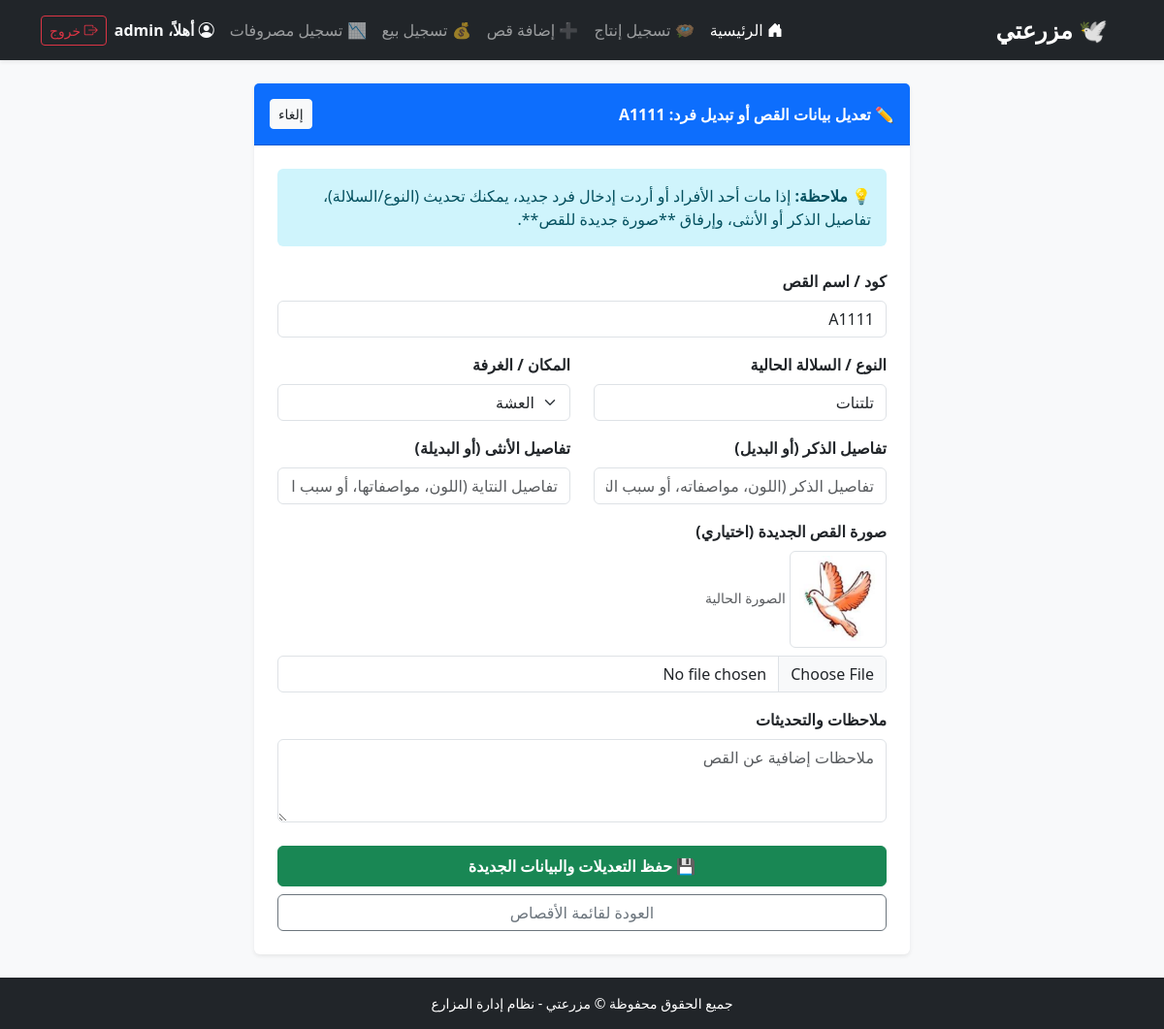
The app's page /hmamam/pairs/1/edit/ (signed in) with its own data.
### hmamam/models.py (models this page shows, shortened)
class PigeonPair(models.Model):
    user = models.ForeignKey(User, on_delete=models.CASCADE, verbose_name="صاحب المزرعة")
    loft_or_room = models.ForeignKey(LoftOrRoom, on_delete=models.CASCADE, verbose_name="مكان السكن")
    pair_code = models.CharField(max_length=50, verbose_name="الرقم التعريفي (رقم العين/الدبلة)")
    breed = models.CharField(max_length=50, verbose_name="السلالة/النوع")
    image = models.ImageField(upload_to='pigeons/', blank=True, null=True, verbose_name="صورة القص")
    created_at = models.DateField(auto_now_add=True,null=True, verbose_name="تاريخ التركيب")
    male_details = models.CharField(max_length=255, blank=True, null=True, verbose_name="تفاصيل الذكر")
    female_details = models.CharField(max_length=255, blank=True, null=True, verbose_name="تفاصيل الأنثى")
    notes = models.TextField(blank=True, null=True, verbose_name="ملاحظات")

### hmamam/views.py (the view)
# urls.py: path('pairs/<int:pair_id>/edit/', views.edit_pair_view, name='edit_pair'),
@login_required
def edit_pair_view(request, pair_id):
    pair = get_object_or_404(PigeonPair, id=pair_id, user=request.user)
    if request.method == 'POST':
        form = PigeonPairForm(request.POST, request.FILES, instance=pair)
        if form.is_valid():
            form.save()
            messages.success(request, f'تم تحديث بيانات القص ({pair.pair_code}) بنجاح! 🕊️')
            return redirect('pair_detail', pair_id=pair.id)
    else:
        form = PigeonPairForm(instance=pair)
    return render(request, 'farm/edit_pair.html', {'form': form, 'pair': pair})

### hmamam/forms.py
class PigeonPairForm(forms.ModelForm):
    class Meta:
        model = PigeonPair
        fields = ['pair_code', 'breed', 'loft_or_room', 'male_details', 'female_details', 'notes', 'image']
        widgets = {
            'pair_code': forms.TextInput(attrs={'class': 'form-control', 'placeholder': 'كود القص (مثال: A-101)'}),
            'breed': forms.TextInput(attrs={'class': 'form-control', 'placeholder': 'النوع / السلالة (مثال: زاجل، كشك، زاجل أبيض)'}),
            'loft_or_room': forms.Select(attrs={'class': 'form-select'}),
            'male_details': forms.TextInput(attrs={'class': 'form-control', 'placeholder': 'تفاصيل الذكر (اللون، مواصفاته، أو سبب التبديل)'}),
            'female_details': forms.TextInput(attrs={'class': 'form-control', 'placeholder': 'تفاصيل النتاية (اللون، مواصفاتها، أو سبب التبديل)'}),
            'notes': forms.Textarea(attrs={'class': 'form-control', 'rows': 3, 'placeholder': 'ملاحظات إضافية عن القص'}),
            'image': forms.FileInput(attrs={'class': 'form-control'}),
        }

### hmamam/models.py (called while the page is built)
    def __str__(self):
        return self.name

### hmamam/templates/farm/edit_pair.html (shortened to what this page needs)
{% extends 'base.html' %}
{% block content %}
<div class="container py-4" style="max-width: 700px;">
    <div class="card shadow-sm border-0">
        <div class="card-header bg-primary text-white fw-bold d-flex justify-content-between align-items-center py-3">
            <span>✏️ تعديل بيانات القص أو تبديل فرد: {{ pair.pair_code }}</span>
            <a href="{% url 'pair_detail' pair.id %}" class="btn btn-sm btn-light text-dark">إلغاء</a>
        </div>
        <div class="card-body p-4">
            <div class="alert alert-info border-0 mb-4">
                💡 <strong>ملاحظة:</strong> إذا مات أحد الأفراد أو أردت إدخال فرد جديد، يمكنك تحديث (النوع/السلالة)، تفاصيل الذكر أو الأنثى، وإرفاق **صورة جديدة للقص**.
            </div>
            <form method="POST" enctype="multipart/form-data">
                <div class="mb-3">
                    <label class="form-label fw-bold">كود / اسم القص</label>
                    {{ form.pair_code }}
                </div>
                <div class="row">
                    <div class="col-md-6 mb-3">
                        <label class="form-label fw-bold">النوع / السلالة الحالية</label>
                        {{ form.breed }}
                    </div>
                    <div class="col-md-6 mb-3">
                        <label class="form-label fw-bold">المكان / الغرفة</label>
                        {{ form.loft_or_room }}
                    </div>
                </div>
                <div class="row">
                    <div class="col-md-6 mb-3">
                        <label class="form-label fw-bold">تفاصيل الذكر (أو البديل)</label>
                        {{ form.male_details }}
                    </div>
                    <div class="col-md-6 mb-3">
                        <label class="form-label fw-bold">تفاصيل الأنثى (أو البديلة)</label>
                        {{ form.female_details }}
                    </div>
                </div>
                <div class="mb-3">
                    <label class="form-label fw-bold">صورة القص الجديدة (اختياري)</label>
                    {% if pair.image %}
                        <div class="mb-2">
                            <img src="{{ pair.image.url }}" class="img-thumbnail" style="height: 100px; object-fit: cover;">
                            <small class="text-muted ms-2">الصورة الحالية</small>
                        </div>
                    {% endif %}
                    {{ form.image }}
                </div>
                <div class="mb-4">
                    <label class="form-label fw-bold">ملاحظات والتحديثات</label>
                    {{ form.notes }}
                </div>
                <div class="d-grid gap-2">
                    <button type="submit" class="btn btn-success fw-bold py-2">
                        💾 حفظ التعديلات والبيانات الجديدة
                    </button>
                    <a href="{% url 'pairs_list' %}" class="btn btn-outline-secondary">
                        العودة لقائمة الأقصاص
                    </a>
                </div>
            </form>
        </div>
    </div>
</div>
{% endblock %}

### templates/base.html (shortened to what this page needs)
<!DOCTYPE html>
<html lang="ar" dir="rtl">
<head>
    <link href="https://cdn.jsdelivr.net/npm/bootstrap@5.3.0/dist/css/bootstrap.min.css" rel="stylesheet">
    <link rel="stylesheet" href="https://cdn.jsdelivr.net/npm/bootstrap-icons@1.11.0/font/bootstrap-icons.css">
</head>
<body class="bg-light d-flex flex-column min-vh-100">
    <nav class="navbar navbar-expand-lg navbar-dark bg-dark sticky-top shadow-sm">
        <div class="container">
            <a class="navbar-brand fw-bold fs-4" href="{% url 'farm_home' %}">
                🕊️ مزرعتي
            </a>
            <div class="collapse navbar-collapse" id="mainNavbar">
                <ul class="navbar-nav me-auto mb-2 mb-lg-0">
                    <li class="nav-item">
                        <a class="nav-link active" href="{% url 'farm_home' %}">
                            <i class="bi bi-house-door-fill"></i> الرئيسية
                        </a>
                    </li>
                    {% if user.is_authenticated %}
                    <li class="nav-item">
                        <a class="nav-link" href="{% url 'add_production' %}">🪺 تسجيل إنتاج</a>
                    </li>
                    <li class="nav-item">
                        <a class="nav-link" href="{% url 'add_pair' %}">➕ إضافة قص</a>
                    </li>
                    <li class="nav-item">
                        <a class="nav-link" href="{% url 'add_sale' %}">💰 تسجيل بيع</a>
                    </li>
                    <li class="nav-item">
                        <a class="nav-link" href="{% url 'add_expense' %}">📉 تسجيل مصروفات</a>
                    </li>
                    {% endif %}
                </ul>
                <div class="d-flex align-items-center gap-2">
                    {% if user.is_authenticated %}
                        <span class="text-light fw-bold me-2">
                            <i class="bi bi-person-circle"></i> أهلاً، {{ user.username }}
                        </span>
                        <form method="POST" action="{% url 'logout' %}" class="d-inline">
                            <button type="submit" class="btn btn-outline-danger btn-sm">
                                <i class="bi bi-box-arrow-right"></i> خروج
                            </button>
                        </form>
                    {% endif %}
                </div>
            </div>
        </div>
    </nav>
    <main class="flex-grow-1">
        {% block content %}{% endblock %}
    </main>
    <footer class="bg-dark text-white text-center py-3 mt-auto">
        <div class="container">
            <p class="m-0 small">جميع الحقوق محفوظة &copy; مزرعتي - نظام إدارة المزارع</p>
        </div>
    </footer>
</body>
</html>

### records on screen
PigeonPair: pair_code "A1111", breed "تلتنات", loft_or_room "العشة", image (picture)

### other values on screen
{{ user.username }} "admin"
